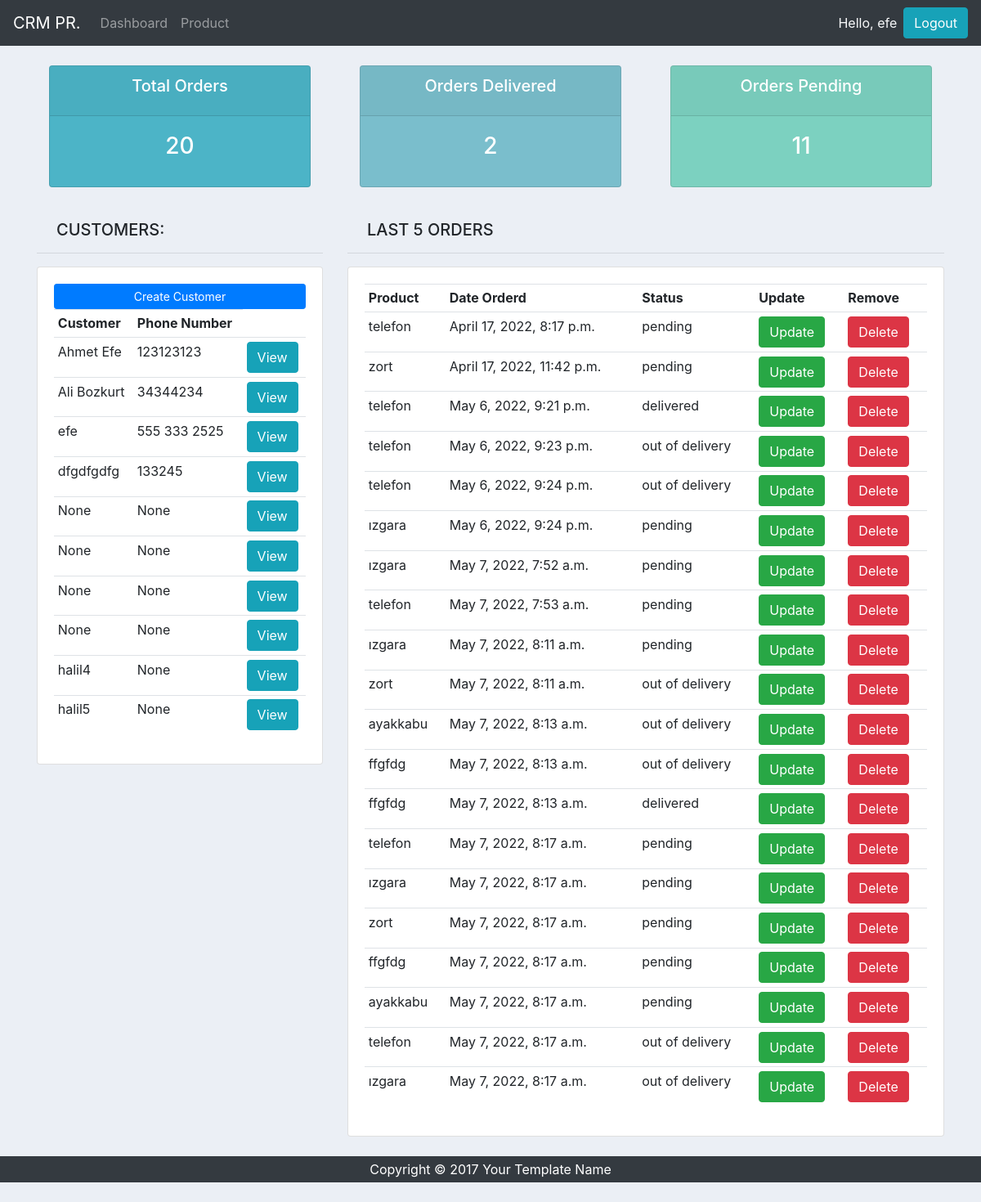
Screenshot of / (signed in) with the database file from the repository.
### accounts/models.py (models this page shows, shortened)
class Customer(models.Model):
    user = models.OneToOneField(User, null=True,blank=True,on_delete=models.CASCADE)
    name = models.CharField(max_length=200,null=True)
    phone = models.CharField(max_length=200,null=True)
    email = models.CharField(max_length=200,null=True)
    profile_pic = models.ImageField(default="logo.jpg",null=True, blank=True)
    data_created = models.DateTimeField(auto_now_add=True,null=True)

class Order(models.Model):
    STATUS = (
        ("pending", "pendiing"),
        ("out of delivery", "out of delivery"),
        ("delivered","delivered")
    )
    customer = models.ForeignKey(Customer, null=True, on_delete=models.SET_NULL)
    product = models.ForeignKey(Product, null= True, on_delete=models.SET_NULL)
    date_created = models.DateTimeField(auto_now_add=True,null=True)
    status = models.CharField(max_length=200,null=True,choices=STATUS)
    note = models.CharField(max_length=2000,null=True)

class Product(models.Model):
    CATEGORY = (
        ("indoor","indoor"),
        ("outdoor","outdoor")
    )
    name = models.CharField(max_length=200,null=True)
    price = models.FloatField(null=True)
    category = models.CharField(max_length=200,null=True,choices=CATEGORY)
    description = models.CharField(max_length=200,null=True,blank=True)
    date_created = models.DateTimeField(auto_now_add=True,null=True)
    tag = models.ManyToManyField(Tag)
    def __str__(self):
        return self.name

### accounts/decorators.py (the view)
    def wrapper_func(request, *args, **kwargs):
        group = None
        if request.user.groups.exists():
            group = request.user.groups.all()[0].name
        if group == "customer":
            return redirect("userurl")
        if group == "admin":
            return view_func(request, *args, **kwargs)

### accounts/views.py (called while the page is built)
@login_required(login_url="loginurl")
@admin_only
def home(request):
    orders = Order.objects.all()
    customers = Customer.objects.all()
    total_orders = orders.count()
    total_delivered = orders.filter(status="delivered").count()
    total_pending = orders.filter(status="pending").count()
    total_customers = customers.count()
    context = {
        "orders":orders,
        "customers":customers,
        "total_orders":total_orders,
        "total_delivered":total_delivered,
        "total_pending":total_pending,
        "total_customers":total_customers
    }
    return render(request,"accounts/dashboard.html",context)

### accounts/templates/accounts/dashboard.html
{% extends "accounts/main.html" %}
{% block content %}
{%  include 'accounts/status.html' %}
<br>
<div class="container">
<div class="row ">
	<div class="col-md-4">
		<h5 class="ml-4">CUSTOMERS:</h5>
		<hr>
		<div class="card card-body">
			<a class="btn btn-primary  btn-sm btn-block" href="">Create Customer</a>
			<table class="table table-sm">
				<tr>
					<th>Customer</th>
					<th>Phone Number</th>
				</tr>
                {% for i in customers %}
                        <tr>
                            <td>{{ i.name }}</td>
                            <td>{{ i.phone }}</td>
							<td><a class="btn btn-info" href="{% url 'customerurl' i.id %}">View</a></td>
                        </tr>
                    {% endfor %}
			</table>
		</div>
	</div>
	<div class="col-md-8">
		<h5 class="ml-4">LAST 5 ORDERS</h5>
		<hr>
		<div class="card card-body">
			<table class="table table-sm">
				<tr>
					<th>Product</th>
					<th>Date Orderd</th>
					<th>Status</th>
					<th>Update</th>
					<th>Remove</th>
				</tr>
                {% for o in orders %}
                    <tr>
                        <td>{{ o.product }}</td>
                        <td>{{ o.date_created }}</td>
                        <td>{{ o.status }}</td>
                        <td><a class="btn btn-success" href="{% url 'updateorderurl' o.id %}">Update</a></td>
                        <td><a class="btn btn-danger" href="{% url 'deleteorderurl' o.id %}">Delete</a></td>
                    </tr>
                {% endfor %}
			</table>
		</div>
	</div>
</div>
</div>
{% endblock %}

### accounts/templates/accounts/main.html (shortened to what this page needs)
{% load static %}
<!DOCTYPE html>
<html>
    <head>
        <link rel="stylesheet" href="https://cdn.jsdelivr.net/npm/bootstrap@4.0.0/dist/css/bootstrap.min.css">
        <link rel="stylesheet" type="text/css" href="{% static '/css/main.css' %}">
    </head>
    <body>
        {% include "accounts/navbar.html" %}
        {% block content %}
        {% endblock %}
        {% include "accounts/footer.html" %}
    </body>
</html>

### accounts/templates/accounts/navbar.html (shortened to what this page needs)
{% load static %}
<nav class="navbar navbar-expand-lg navbar-dark bg-dark ">
  <a class="navbar-brand" href="{% url 'homeurl'  %}">CRM PR.</a>
  <div class="collapse navbar-collapse" id="navbarNav">
    <ul class="navbar-nav">
      {% if request.user.is_staff %}
      <li class="nav-item">
        <a class="nav-link" href="{% url 'homeurl'  %}">Dashboard</a>
      </li>
      <li class="nav-item">
        <a class="nav-link" href="{% url 'producturl' %}">Product</a>
      </li>
      {% else %}
        <li class="nav-item">
          <a class="nav-link" href="{% url 'accounturl' %}">Settings</a>
        </li>
      {% endif %}
    </ul>
  </div>
  <span class="text-light mr-2 ">Hello, {{ request.user }}</span>
  <span><a class="btn btn-info" href="{% url 'logouturl' %}">Logout</a></span>
</nav>

### accounts/templates/accounts/status.html
<br>
<div class="container">
<div class="row ">
	<div class="col">
		<div class="col-md">
			<div class="card text-center text-white  mb-3" id="total-orders">
			  	<div class="card-header">
			  		<h5 class="card-title">Total Orders</h5>
			  	</div>
			  	<div class="card-body">
			    	<h3 class="card-title">{{ total_orders }}</h3>
			  	</div>
			</div>
		</div>
	</div>
	<div class="col">
		<div class="col-md">
			<div class="card text-center text-white  mb-3" id="orders-delivered">
			  	<div class="card-header">
			  		<h5 class="card-title">Orders Delivered</h5>
			  	</div>
			  	<div class="card-body">
			    	<h3 class="card-title">{{ total_delivered }}</h3>
			  	</div>
			</div>
		</div>
	</div>
	<div class="col">
		<div class="col-md">
			<div class="card text-center text-white  mb-3" id="orders-pending">
			  	<div class="card-header">
			  		<h5 class="card-title">Orders Pending</h5>
			  	</div>
			  	<div class="card-body">
			    	<h3 class="card-title">{{ total_pending }}</h3>
			  	</div>
			</div>
		</div>
	</div>
</div>
</div>

### accounts/templates/accounts/footer.html
<br>
  <div class="copyright text-center bg-dark text-white py-1">
    Copyright &copy; 2017 <span>Your Template Name</span>
  </div>
<br>

### static/css/main.css (style rules this page uses)
body { background-color: red; }

### accounts/templates/accounts/main.html (style rules this page uses)
body { background-color: #ebeff5; }
#total-orders { background-color: #4cb4c7; }
#orders-delivered { background-color: #7abecc; }
#orders-pending { background-color: #7CD1C0; }

### rows the page displays
Customer: name "Ahmet Efe", phone "123123123"
Customer: name "Ali Bozkurt", phone "34344234"
Customer: name "efe", phone "555 333 2525"
Customer: name "dfgdfgdfg", phone "133245"
Customer: name "None", phone "None"
Customer: name "None", phone "None"
Customer: name "None", phone "None"
Customer: name "None", phone "None"
Customer: name "halil4", phone "None"
Customer: name "halil5", phone "None"
Order: product "telefon", date_created "April 17, 2022, 8:17 p.m.", status "pending"
Order: product "zort", date_created "April 17, 2022, 11:42 p.m.", status "pending"
Order: product "telefon", date_created "May 6, 2022, 9:21 p.m.", status "delivered"
Order: product "telefon", date_created "May 6, 2022, 9:23 p.m.", status "out of delivery"
Order: product "telefon", date_created "May 6, 2022, 9:24 p.m.", status "out of delivery"
Order: product "ızgara", date_created "May 6, 2022, 9:24 p.m.", status "pending"
Order: product "ızgara", date_created "May 7, 2022, 7:52 a.m.", status "pending"
Order: product "telefon", date_created "May 7, 2022, 7:53 a.m.", status "pending"
Order: product "ızgara", date_created "May 7, 2022, 8:11 a.m.", status "pending"
Order: product "zort", date_created "May 7, 2022, 8:11 a.m.", status "out of delivery"
Order: product "ayakkabu", date_created "May 7, 2022, 8:13 a.m.", status "out of delivery"
Order: product "ffgfdg", date_created "May 7, 2022, 8:13 a.m.", status "out of delivery"
Order: product "ffgfdg", date_created "May 7, 2022, 8:13 a.m.", status "delivered"
Order: product "telefon", date_created "May 7, 2022, 8:17 a.m.", status "pending"
Order: product "ızgara", date_created "May 7, 2022, 8:17 a.m.", status "pending"
Order: product "zort", date_created "May 7, 2022, 8:17 a.m.", status "pending"
Order: product "ffgfdg", date_created "May 7, 2022, 8:17 a.m.", status "pending"
Order: product "ayakkabu", date_created "May 7, 2022, 8:17 a.m.", status "pending"
Order: product "telefon", date_created "May 7, 2022, 8:17 a.m.", status "out of delivery"
Order: product "ızgara", date_created "May 7, 2022, 8:17 a.m.", status "out of delivery"

### other values shown
{{ request.user }} "efe"
{{ total_orders }} "20"
{{ total_delivered }} "2"
{{ total_pending }} "11"
